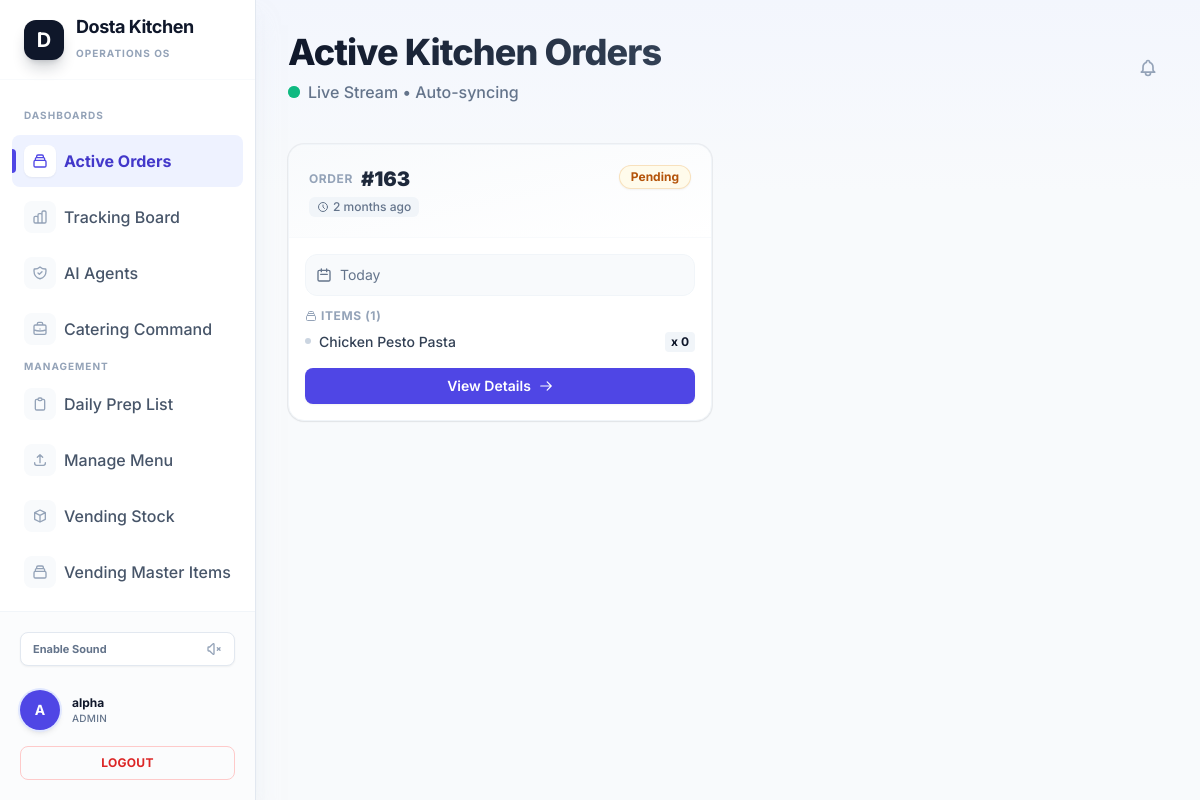
The app's page /kitchen/ (signed in), older data.
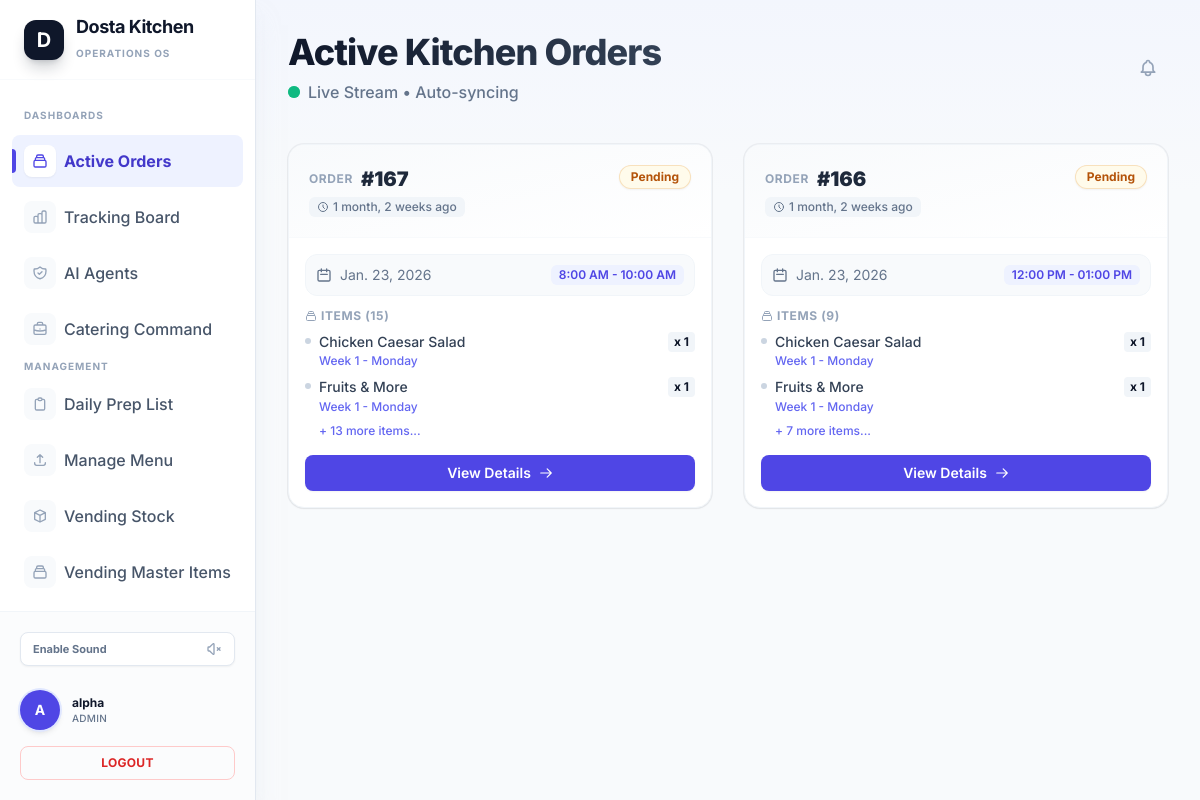
The same page, newer data.
### vending/models.py (models this page shows, shortened)
class Order(models.Model):
    user = models.ForeignKey(settings.AUTH_USER_MODEL, related_name="orders", on_delete=models.CASCADE)
    location = models.ForeignKey(VendingLocation, related_name="orders", on_delete=models.PROTECT)
    plan_type = models.CharField(max_length=20, choices=PlanType.choices)
    plan_subtype = models.CharField(max_length=20, choices=PlanSubType.choices, default=PlanSubType.NONE)
    pickup_type = models.CharField(max_length=20, choices=PickupType.choices, null=True, blank=True)
    pickup_date = models.DateField(null=True, blank=True)
    pickup_slot = models.ForeignKey(PickupTimeSlot, related_name="orders", on_delete=models.SET_NULL, null=True, blank=True)
    status = models.CharField(max_length=20, choices=OrderStatus.choices, default=OrderStatus.DRAFT)
    current_step = models.PositiveSmallIntegerField(default=1)
    total_amount = models.DecimalField(max_digits=10, decimal_places=2, default=0.00)
    pickup_code = models.CharField(max_length=50, blank=True, null=True)
    qr_code_url = models.URLField(max_length=500, blank=True, null=True)
    created_at = models.DateTimeField(auto_now_add=True)
    @property
    def kitchen_items(self):
        return self.items.filter(plan_type__in=['START_PLAN', 'ORDER_NOW', 'SMART_GRAB'], pickup_code__isnull=True)

class OrderItem(models.Model):
    order = models.ForeignKey(Order, related_name="items", on_delete=models.CASCADE)
    menu_item = models.ForeignKey(MenuItem, related_name="order_items", on_delete=models.PROTECT, null=True, blank=True)
    sweets_item = models.ForeignKey('catering.SweetsItem', related_name="order_items", on_delete=models.PROTECT, null=True, blank=True)
    sweets_variation = models.ForeignKey('catering.SweetsItemVariation', related_name="order_items", on_delete=models.SET_NULL, null=True, blank=True)
    quantity = models.PositiveIntegerField(default=1)
    day_of_week = models.CharField(max_length=10, choices=DayOfWeek.choices, null=True, blank=True)
    week_number = models.PositiveSmallIntegerField(null=True, blank=True)
    vending_good_uuid = models.CharField(max_length=255, null=True, blank=True) # NEW: Vending Good UUID
    heating_requested = models.BooleanField(default=False, null=True, blank=True)
    plan_type = models.CharField(max_length=20, choices=PlanType.choices, default=PlanType.ORDER_NOW)
    plan_subtype = models.CharField(max_length=20, choices=PlanSubType.choices, default=PlanSubType.NONE)
    pickup_type = models.CharField(max_length=20, choices=PickupType.choices, null=True, blank=True)
    pickup_date = models.DateField(null=True, blank=True)
    pickup_slot = models.ForeignKey(PickupTimeSlot, related_name="order_items", on_delete=models.SET_NULL, null=True, blank=True)
    status = models.CharField(max_length=20, choices=OrderStatus.choices, default=OrderStatus.PENDING, null=True, blank=True)
    pickup_code = models.CharField(max_length=50, blank=True, null=True)
    created_at = models.DateTimeField(auto_now_add=True)
    class Meta:
        indexes = [models.Index(fields=["order", "week_number", "day_of_week"])]
    @property
    def week_day_display(self):
        if self.week_number and self.day_of_week:
            return f"Week {self.week_number} - {self.day_of_week}"
        return self.day_of_week or ""

class MenuItem(models.Model):
    menu = models.ForeignKey(Menu, related_name='items', on_delete=models.CASCADE)
    master_item = models.ForeignKey(MasterItem, related_name='menu_items', on_delete=models.PROTECT, null=True, blank=True)
    name = models.CharField(max_length=255)
    price = models.DecimalField(max_digits=10, decimal_places=2)
    description = models.TextField()
    ingredients = models.TextField(blank=True, null=True)
    calories = models.PositiveIntegerField(default=0, help_text="kcal")
    protein = models.DecimalField(max_digits=6, decimal_places=2, default=0, help_text="grams")
    carbs = models.DecimalField(max_digits=6, decimal_places=2, default=0, help_text="grams")
    fats = models.DecimalField(max_digits=6, decimal_places=2, default=0, help_text="grams")
    offer = models.CharField(max_length=255, blank=True, null=True)
    terms_and_conditions = models.TextField(blank=True, null=True)
    heating = models.BooleanField(default=False)
    image_source_url = models.URLField(max_length=500, blank=True, null=True)
    image = models.ImageField(upload_to='menu_images/')

class PickupTimeSlot(models.Model):
    label = models.CharField(max_length=100)
    start_time = models.TimeField()
    end_time = models.TimeField()
    location = models.ForeignKey(VendingLocation, related_name="pickup_slots", on_delete=models.CASCADE, null=True, blank=True)
    is_active = models.BooleanField(default=True)

### kitchen/views.py (the view)
# urls.py: path('', views.DashboardView.as_view(), name='dashboard'),
class DashboardView(LoginRequiredMixin, UserPassesTestMixin, ListView):
    model = Order
    template_name = 'kitchen/dashboard.html'
    context_object_name = 'orders'
    def test_func(self):
        return is_kitchen_admin(self.request.user)
    def get_queryset(self):
        return Order.objects.filter(
            status__in=[
                OrderStatus.PENDING,
                OrderStatus.PREPARING,
                OrderStatus.READY
            ],
            items__plan_type__in=['START_PLAN', 'ORDER_NOW', 'SMART_GRAB'],
            items__pickup_code__isnull=True # Only items that still need fulfillment
        ).distinct().order_by('-created_at')

### kitchen/views.py (called while the page is built)
def is_kitchen_admin(user):
    return user.is_authenticated and (user.is_staff or user.is_superuser)

### kitchen/templates/kitchen/dashboard.html (shortened to what the changed rows need)
{% extends 'kitchen/base.html' %} {% block content %}
<div class="max-w-8xl mx-auto">
 <div
  class="flex flex-col md:flex-row md:items-center justify-between gap-6 mb-10">
  <div>
   <h2
    class="text-4xl font-extrabold text-transparent bg-clip-text bg-gradient-to-r from-slate-900 to-slate-700 tracking-tight">
   </h2>
  </div>
 </div>
 <div
  class="grid grid-cols-1 md:grid-cols-2 xl:grid-cols-3 2xl:grid-cols-4 gap-8 auto-rows-fr">
  {% for order in orders %}
  <div
   id="order-card-{{ order.id }}"
   class="group bg-white rounded-2xl shadow-sm hover:shadow-xl hover:-translate-y-1 transition-all duration-300 overflow-hidden flex flex-col h-full border border-slate-100 ring-1 ring-slate-900/5 animate-fade-in-up"
   style="animation-delay: {{ forloop.counter0|add:1|default:0 }}00ms">
   <div
    class="p-5 border-b border-slate-50 flex justify-between items-start bg-gradient-to-br from-slate-50 to-white">
    <div>
     <div class="flex items-center gap-2 mb-1">
      <span class="text-xs font-bold text-slate-400 uppercase tracking-wider"
       >Order</span
      >
      <h3 class="text-xl font-black text-slate-800">#{{ order.id }}</h3>
     </div>
     <span
      class="text-xs font-medium text-slate-500 flex items-center bg-slate-100 px-2 py-0.5 rounded-md w-fit">
      <svg
       class="w-3 h-3 mr-1"
       fill="none"
       stroke="currentColor"
       viewBox="0 0 24 24">
       <path
        stroke-linecap="round"
        stroke-linejoin="round"
        stroke-width="2"
        d="M12 8v4l3 3m6-3a9 9 0 11-18 0 9 9 0 0118 0z"></path>
      </svg>
      {{ order.created_at|timesince }} ago
     </span>
    </div>
    <span
     class="px-3 py-1 rounded-full text-xs font-bold shadow-sm ring-1 ring-inset {% if order.status == 'PENDING' %} bg-amber-50 text-amber-700 ring-amber-600/20 {% elif order.status == 'PREPARING' %} bg-blue-50 text-blue-700 ring-blue-600/20 {% elif order.status == 'READY' %} bg-emerald-50 text-emerald-700 ring-emerald-600/20 {% else %} bg-slate-100 text-slate-600 ring-slate-500/10 {% endif %}">
     {{ order.get_status_display }}
    </span>
   </div>
   <div class="p-4 flex-grow space-y-3">
    <div
     class="flex items-center justify-between text-sm p-2.5 bg-slate-50 rounded-xl border border-slate-100">
     <div class="flex items-center text-slate-500">
      <svg
       class="w-4 h-4 mr-2"
       fill="none"
       stroke="currentColor"
       viewBox="0 0 24 24">
       <path
        stroke-linecap="round"
        stroke-linejoin="round"
        stroke-width="2"
        d="M8 7V3m8 4V3m-9 8h10M5 21h14a2 2 0 002-2V7a2 2 0 00-2-2H5a2 2 0 00-2 2v12a2 2 0 002 2z"></path>
      </svg>
      <span>{{ order.pickup_date|default:"Today" }}</span>
     </div>
     {% if order.pickup_slot %}
     <span
      class="text-indigo-600 font-semibold bg-indigo-50 px-2 py-0.5 rounded-md text-xs"
      >{{ order.pickup_slot.label }}</span
     >
     {% endif %}
    </div>
    <div>
     <div
      class="text-xs font-bold text-slate-400 uppercase tracking-wider mb-2 flex items-center">
      <svg
       class="w-3 h-3 mr-1"
       fill="none"
       stroke="currentColor"
       viewBox="0 0 24 24">
       <path
        stroke-linecap="round"
        stroke-linejoin="round"
        stroke-width="2"
        d="M19 11H5m14 0a2 2 0 012 2v6a2 2 0 01-2 2H5a2 2 0 01-2-2v-6a2 2 0 012-2m14 0V9a2 2 0 00-2-2M5 11V9a2 2 0 012-2m0 0V5a2 2 0 012-2h6a2 2 0 012 2v2M7 7h10"></path>
      </svg>
      Items ({{ order.kitchen_items.count }})
     </div>
     <ul class="space-y-2">
      {% for item in order.kitchen_items|slice:":2" %}
      <li class="flex justify-between items-start text-sm group/item">
       <div class="flex items-start">
        <span
         class="w-1.5 h-1.5 rounded-full bg-slate-300 mt-1.5 mr-2 group-hover/item:bg-indigo-400 transition-colors"></span>
        <div>
         <span class="text-slate-700 font-medium leading-snug block"
          >{{ item.menu_item.name }}</span
         >
         {% if item.week_day_display %}
         <span class="text-xs text-indigo-500 font-medium mt-0.5 block">
          {{ item.week_day_display }}
         </span>
         {% endif %}
        </div>
       </div>
       <span
        class="font-bold text-slate-900 bg-slate-100 px-1.5 py-0.5 rounded ml-2 whitespace-nowrap text-xs"
        >x {{ item.quantity }}</span
       >
      </li>
      {% endfor %} {% if order.kitchen_items.count > 2 %}
      <li class="pl-3.5 text-xs text-indigo-500 font-medium">
       + {{ order.kitchen_items.count|add:"-2" }} more items...
      </li>
      {% endif %}
     </ul>
    </div>
   </div>
   <div class="p-4 pt-0 mt-auto">
    <a
     href="{% url 'kitchen:order_detail' order.id %}"
     class="block w-full text-center bg-indigo-600 hover:bg-indigo-700 text-white font-semibold py-2 px-4 rounded-lg shadow-sm hover:shadow-indigo-200 transition-all duration-200 flex items-center justify-center group/btn text-sm">
     <span>View Details</span>
     <svg
      class="w-3.5 h-3.5 ml-2 group-hover/btn:translate-x-1 transition-transform"
      fill="none"
      stroke="currentColor"
      viewBox="0 0 24 24">
      <path
       stroke-linecap="round"
       stroke-linejoin="round"
       stroke-width="2"
       d="M14 5l7 7m0 0l-7 7m7-7H3"></path>
     </svg>
    </a>
   </div>
  </div>
  {% endfor %}
 </div>
</div>
{% endblock %}

Row changes from the older to the newer data that the page shows:
no longer on this page (row edited): Order: id "163", created_at "2 months", status "Pending", pickup_date "Today", kitchen_items.count "1"
no longer on this page (row unchanged): OrderItem: menu_item.name "Chicken Pesto Pasta", quantity "0", shown under "163"
added Order: id "167", created_at "1 month, 2 weeks", status "Pending", pickup_date "Jan. 23, 2026", pickup_slot.label "8:00 AM - 10:00 AM", kitchen_items.count "15", kitchen_items.count|add "13"
added OrderItem: menu_item.name "Chicken Caesar Salad", week_day_display "Week 1 - Monday", quantity "1", shown under "167"
added OrderItem: menu_item.name "Fruits & More", week_day_display "Week 1 - Monday", quantity "1", shown under "167"
added Order: id "166", created_at "1 month, 2 weeks", status "Pending", pickup_date "Jan. 23, 2026", pickup_slot.label "12:00 PM - 01:00 PM", kitchen_items.count "9", kitchen_items.count|add "7"
added OrderItem: menu_item.name "Chicken Caesar Salad", week_day_display "Week 1 - Monday", quantity "1", shown under "166"
added OrderItem: menu_item.name "Fruits & More", week_day_display "Week 1 - Monday", quantity "1", shown under "166"
